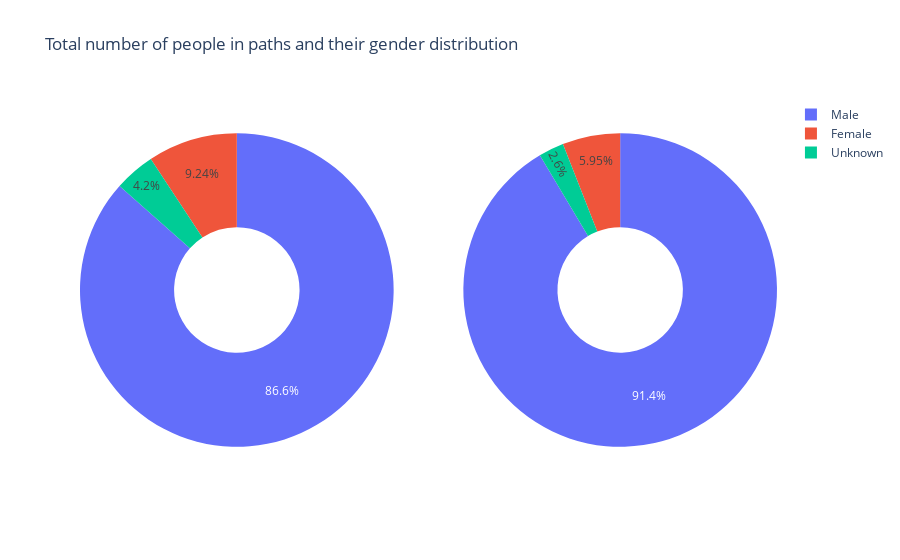

Notebook cell for this chart:
### Code cell
import plotly.graph_objects as go
from plotly.subplots import make_subplots


# Create subplots: use 'domain' type for Pie subplot
fig = make_subplots(rows=1, cols=2, specs=[[{'type':'domain'}, {'type':'domain'}]])
fig.add_trace(go.Pie(labels=starting_counts['gender'], values=starting_counts['article'], name="starting"),
              1, 1)
fig.add_trace(go.Pie(labels=finishing_counts['gender'], values=finishing_counts['article'], name="finishing"),
              1, 2)

# Use `hole` to create a donut-like pie chart
fig.update_traces(hole=.4)

fig.update_layout(title_text="Total number of people in paths and their gender distribution")
fig.show()

### Figure 1 — Plotly figure (JSON) as saved in the notebook; plotly's stock layout.template omitted (floating-point values rounded to 4 significant figures)
{"data": [{"domain": {"x": [0, 0.45], "y": [0, 1]}, "hole": 0.4, "labels": ["Female", "Male", "Unknown"], "name": "starting", "type": "pie", "values": [526, 4925, 239]}, {"domain": {"x": [0.55, 1], "y": [0, 1]}, "hole": 0.4, "labels": ["Female", "Male", "Unknown"], "name": "finishing", "type": "pie", "values": [352, 5407, 154]}], "layout": {"title": {"text": "Total number of people in paths and their gender distribution"}}}
